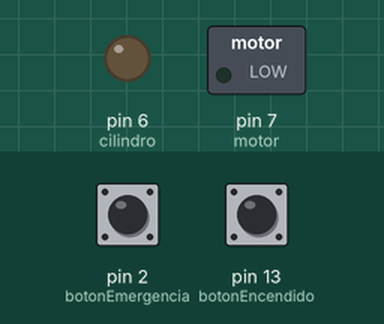
Recording of a sketch running on a simulated Arduino Uno, built with avr-gcc and run on an emulated ATmega328P. Parts: switched loads named in the sketch (green lamp = pin HIGH), output pins drawn as LEDs (lit = HIGH). The inputs (shaded band) are chosen by the test bench; at power-on: pin 13 (botonEncendido) LOW, pin 2 (botonEmergencia) HIGH.

Above: at 1.2 s.
1.3 s: pin 13 (botonEncendido) pulled HIGH for 0.15 s
At 2.2 s:
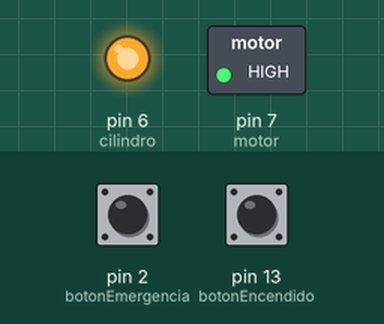
At 3.1 s:
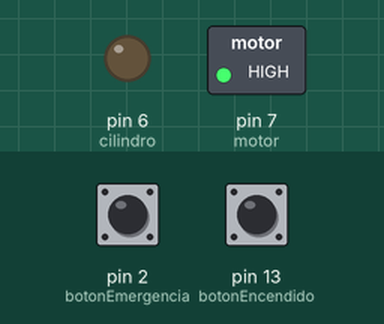
Timing chart, 0 to 10.4 s (numbered marks = the images above; inputs shaded):
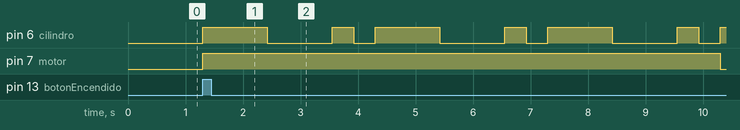

The sketch:

intento2_corona.ino
```cpp
  int motor = 7;
  int cilindro = 6;
  int botonEncendido = 13;
  int botonEmergencia = 2;
  long intervalo = 3000;
  long tiempoInicial1, tiempoInicial2, tiempoActual1, tiempoActual2;
  bool emergencyActive = false;

  void setup() {
  // put your setup code here, to run once:
    pinMode(motor, OUTPUT);
    pinMode(cilindro, OUTPUT);
    pinMode(botonEncendido, INPUT);
    pinMode(botonEmergencia, INPUT_PULLUP);

    attachInterrupt(digitalPinToInterrupt(botonEmergencia), emergenciaInterrupt, FALLING);
}

  void emergenciaInterrupt(){
    emergencyActive = true;
  }

void loop() {
  // put your main code here, to run repeatedly:
  if (digitalRead(botonEncendido) == 1){
    girarN(intervalo);
    girarM(intervalo);

  } else {
    apagar();
  }
}

//en caso de que el intervalo del motor sea largo
void girarN (long intervalo1){ //3000
    tiempoInicial1 = millis();

    while (tiempoActual1-tiempoInicial1 <= intervalo1){
      digitalWrite(motor, HIGH);
      tiempoActual1 = millis();

      movimientosCilindro(intervalo1);
    }
}

void girarM (long intervalo2){ //3000
      tiempoInicial2 = millis();

    while (tiempoActual2 - tiempoInicial2 <= intervalo2){
      digitalWrite(motor, LOW);
      tiempoActual2 = millis();

      movimientosCilindro(intervalo2);
    }
}

void movimientosCilindro(long intervaloMotor){
  long intervaloLargo, intervaloCorto; //no se si se pueda hacer esto
  intervaloLargo = (75 * intervaloMotor)/200;
  intervaloCorto = (25 * intervaloMotor)/200;

  //lento
  digitalWrite(cilindro, HIGH);
  delay (intervaloLargo);
  digitalWrite(cilindro, LOW);
  delay (intervaloLargo);

  //rapido
  digitalWrite(cilindro, HIGH);
  delay (intervaloCorto);
  digitalWrite(cilindro, LOW);
  delay (intervaloCorto);
}

void apagar (){
    digitalWrite(motor, LOW);
    digitalWrite(cilindro, LOW);
}
```

Measured:
- after the input at 1.3 s, pin 6 (cilindro): LOW → HIGH at once, then repeats every 3.0 s: LOW 1.1 s, HIGH 0.38 s, LOW 0.38 s, HIGH 1.1 s; pin 7 (motor): LOW → HIGH at once, → LOW 9.0 s later
